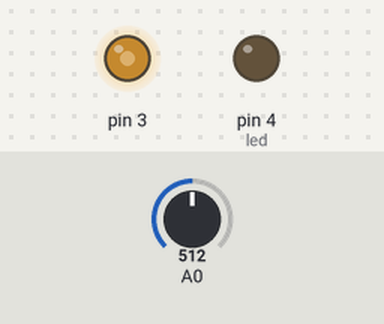
Recording of a sketch running on a simulated Arduino Uno, built with avr-gcc and run on an emulated ATmega328P. Shown: output pins drawn as LEDs (lit = HIGH). The inputs (shaded band) are chosen by the test bench; at power-on: A0 = 512. No radio packets arrive unless stated.

Above: at 1.2 s.
1.3 s: A0 set to 716
At 2.5 s:
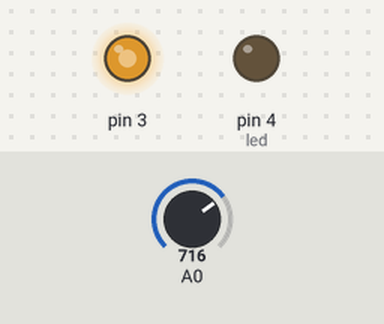
2.8 s: A0 set to 900
At 3.7 s:
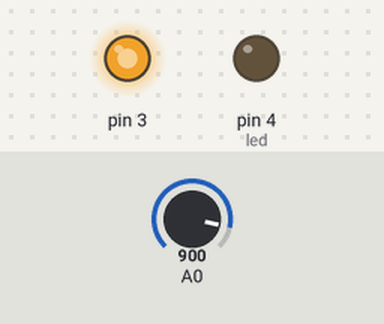
4.3 s: A0 set to 122
At 4.9 s:
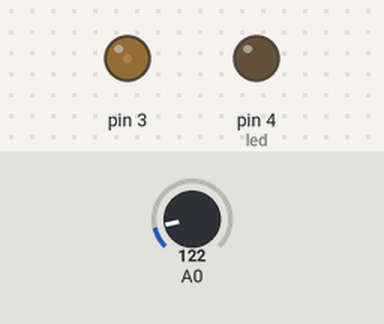
5.8 s: A0 set to 0
At 7.2 s:
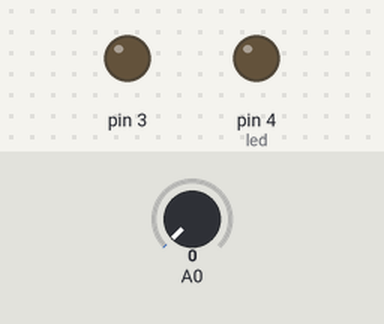
8.8 s: A0 set to 511
At 9.5 s:
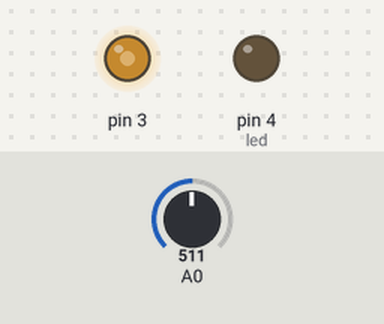
Timing chart, 0 to 11.3 s (numbered marks = the images above; inputs shaded):
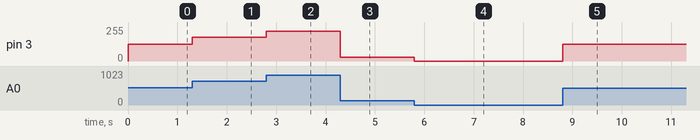

Measured:
- after the input at 1.3 s, pin 3: 127/255 → 178/255 at once
- after the input at 2.8 s, pin 3: 178/255 → 224/255 at once
- after the input at 4.3 s, pin 3: 224/255 → 30/255 at once
- after the input at 5.8 s, pin 3: 30/255 → 0/255 at once
- after the input at 8.8 s, pin 3: 0/255 → 127/255 at once

The sketch:

rx.ino
```cpp
/**
 **********************************************************************************************************
 * @file           : Reciver
 * @author         : Ahmed Elmaghrabi
 * @brief          : about NRF24L01
 ***********************************************************************************************************
 */

/*
 * IN NRF
   1 - GND
   2 - VCC 3.3V !!! NOT 5V
   3 - CE to Arduino pin 9
   4 - CSN to Arduino pin 10
   5 - SCK to Arduino pin 13
   6 - MOSI to Arduino pin 11
   7 - MISO to Arduino pin 12
   8 - UNUSED
   IN ARDUINO
   LED 3,GND
   POT VCC, A0 ,GND
*/

/* ******************** Include Section Start *********************************************************** */
#include <SPI.h>
#include <nRF24L01.h>
#include "RF24.h"
/* ******************** Include Section End ************************************************************* */

/* ******************** Definition section Start ******************************************************** */
#define CE_PIN   9
#define CSN_PIN 10
/* ******************** Definition section End ********************************************************** */

/* ******************** Global Decleration Section Start ************************************************ */
int led = 4;
int pwm_pumb;
unsigned int l_pwm_pumb=pwm_pumb-120;
int pot;
int data = 0;
//const uint64_t pipe = 0xE8E8F0F0E1LL;
const uint64_t pipe = 0xF0F0F0F0E1LL;
/* ******************** Global Decleration Section End ************************************************** */

/* ******************** Sup_Program Decleration Section Start ******************************************* */
RF24 radio(CE_PIN, CSN_PIN);
/* ******************** Sup_Program Decleration Section End ********************************************* */

/* ******************** Setup Section Start ************************************************************* */
void setup()
{
  pinMode(led,OUTPUT);
  Serial.begin(9600);
  pinMode(3,OUTPUT);
  pinMode(A0, INPUT);
  radio.begin();//Intializing NRF24L01 Module
  radio.openReadingPipe(1,pipe);
  radio.startListening();
}
/* ******************** Setup Section End *************************************************************** */

/* ******************** Main Section Start ************************************************************** */
void loop(){
  //Serial.println("ok");
  readPWM();

  if (radio.available()){
    Serial.println("radio available");
    radio.read(&data,4);
    Serial.println("msg read");
    Serial.println(data);
    // if(data==1){
    //   while(1){/////////////////////////////////
    //     digitalWrite(led, HIGH);
    //     if(pwm_pumb > 70){
    //       low();
    //       if (radio.available()){
    //         radio.read(&data,1);
    //         if(data==0){
    //           digitalWrite(led, LOW);
    //           radio.read(&data,1);
    //           readPWM();
    //           break;
    //         }
    //       }
    //     }
    //   }//////////////
    // }
  }

  if (data == 1111) {
    digitalWrite(led, HIGH);
    analogWrite(3, pwm_pumb/2);
  } else {
    digitalWrite(led, LOW);
    analogWrite(3, pwm_pumb);
  }
}
/* ******************** Main Section End ***************************************************************** */

/* ******************** Sup_Program Decleration Section Start ******************************************** */
void readPWM(){
  pot = analogRead(A0);
  pwm_pumb = map(pot, 0, 1023, 0, 255);
}
void low(){
  readPWM();
  analogWrite(3,l_pwm_pumb);
}

/* ******************** Sup_Program Decleration Section End ********************************************** */

/**
 **********************************************************************************************************
 User               Date                brief
 **********************************************************************************************************
 khaled osama       8Oct2023            Task 1 add a communication by nrf.
 khaled osama       9Oct2023            Task 2 add a control on pin.
 khaled osama       10Oct2023           Task 3 add a potentiometer , led com_ state.
*/
```
